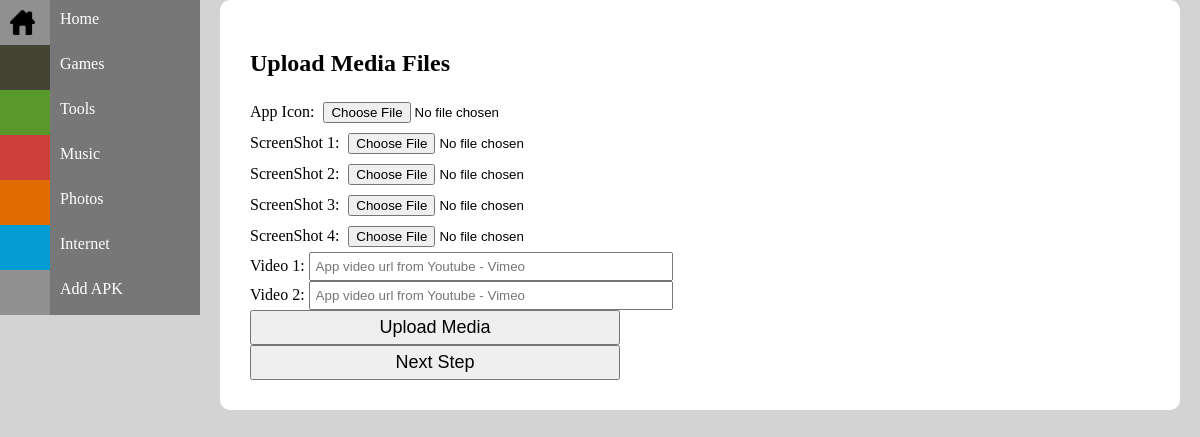
The page /developer.php?step=2 on the database as committed earlier.
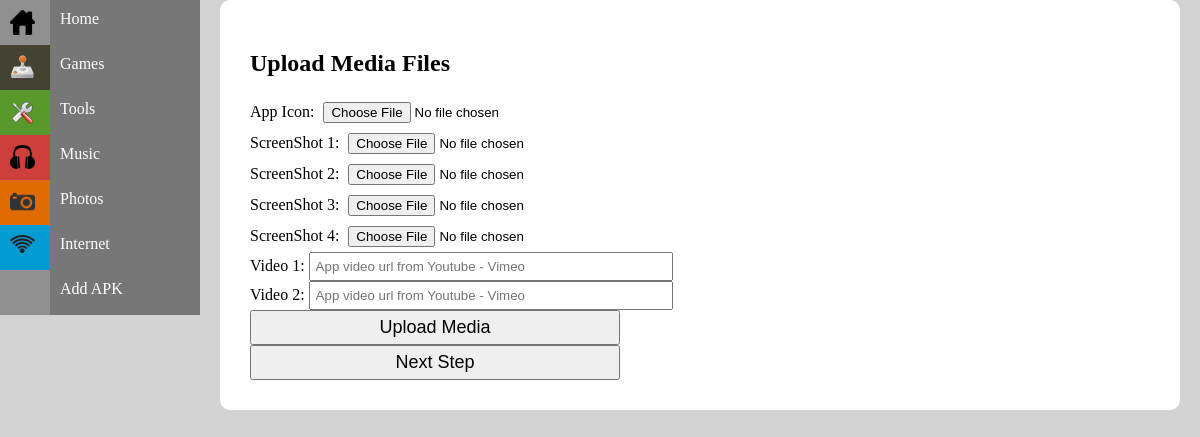
The same page on the database as committed later.
### tables this page shows
CREATE TABLE IF NOT EXISTS `categorys` (
  `cat_id` int(11) NOT NULL AUTO_INCREMENT,
  `name` varchar(255) NOT NULL,
  `description` text NOT NULL,
  `icon` varchar(255) NOT NULL,
  `order` int(3) NOT NULL,
  `active` int(1) NOT NULL,
  PRIMARY KEY (`cat_id`)
);

### core/menus.php (the view, shortened to what this page needs)
<?php
class Menus {
    public function Main() {
        $Databases = new Database();
        $db = $Databases->Open();
        echo "<div class='mainMenu'>";
        echo "<ul>";
        $query = mysqli_query($db,"SELECT * FROM `categorys` ORDER BY `order`");
        $this->mainMenuItem("Home","unset","images/icons/icon_home.png","index.php");
        while($categorys = mysqli_fetch_array($query)){
            $this->mainMenuItem($categorys["name"], strtolower($categorys["name"]),$categorys["icon"],"index.php?category=".$categorys["name"]);
        }
        echo "</ul>";
        echo "</div>";
    }
    function mainMenuItem($name,$class,$icon,$url="#"){
        echo "<a href='$url'>
                <li id='$class'>
                    <div class='icon $class'>";
        if(file_exists($icon)){
            echo "<img src='$icon' width='25px'>";
        }
        echo "      </div>
                    <div class='mtitle'>
                        $name
                    </div>
                </li>
              </a>";
    }
}

Rows that differ between the two databases and show on the page:
changed categorys "Games": icon: picture added
changed categorys "Tools": icon: picture added
changed categorys "Music": icon: picture added
changed categorys "Photos": icon: picture added
changed categorys "Internet": icon: picture added
